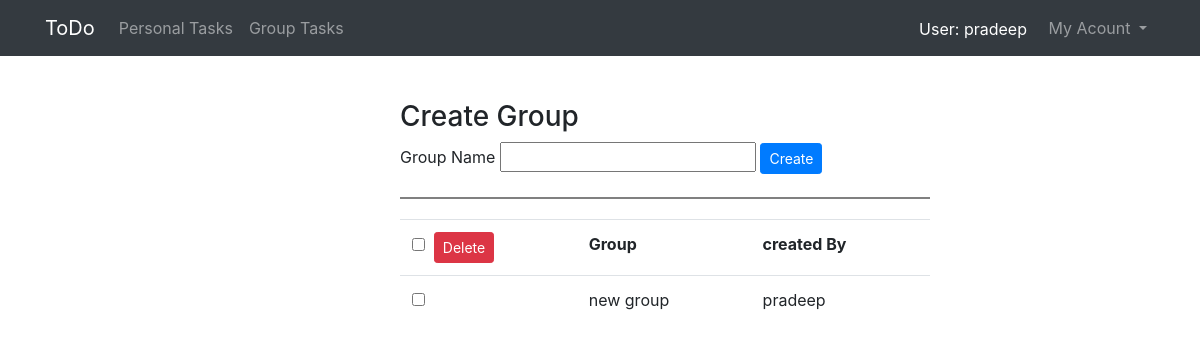
/createGroup/ (signed in), run on an earlier commit of the app's database.
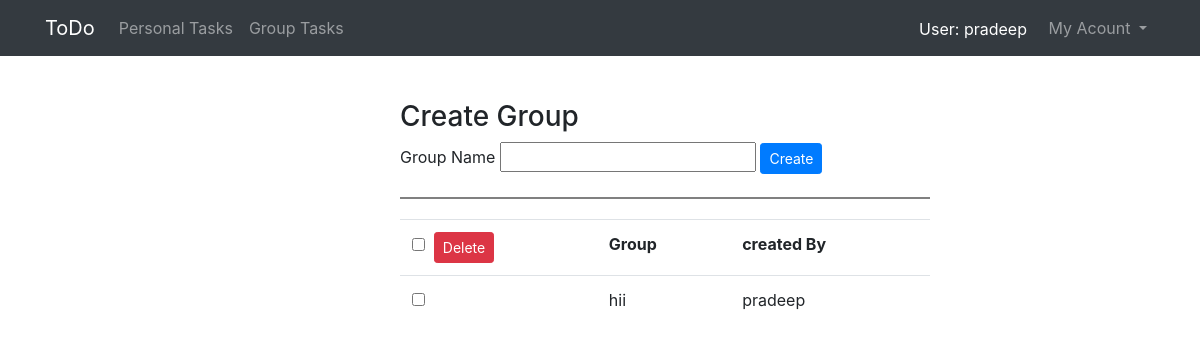
And on a later commit of the database.
### todoapp/models.py (models this page shows)
class GroupModel(models.Model):
	grpid = models.CharField(max_length = 60)
	member =  models.ForeignKey(User,on_delete=models.CASCADE,null=True)
	group =  models.CharField(max_length=60)
	created_by = models.CharField(max_length = 60)

### todoapp/views.py (the view, shortened to what this page needs)
# urls.py: path('createGroup/',v1.createGroupview),
@login_required
def createGroupview(request):
    grpdata_member=GroupModel.objects.filter(member=request.user)
    mylist_data=ToDoModel.objects.filter(user=request.user,status='todo',flagTask='no')
    task_flag_update(request.user)
    return render(request,'todoapp/createGroup.html',
            {'current_user':request.user ,'grpdata_member':grpdata_member,'data':mylist_data})

### todoapp/supporting_python.py (called while the page is built)
def task_flag_update(user):
    mylist_data = ToDoModel.objects.filter(user=user,status='todo',flagTask='no')
    current_date=str(datetime.now().date())+datetime.now().strftime("%H:%M")
    for task in mylist_data:
        tasktime=str(task.date)+task.time.strftime("%H:%M")
        if current_date == tasktime:
            task.flagTask = 'yes'
            task.save()

### template/todoapp/createGroup.html (shortened to what this page needs)
<!DOCTYPE html>
{% extends "todoapp/base2.html" %}
{% block body_block %}
	<div class="create_group">
    <h3>Create Group</h3>
  <form method="post" action="/createGroup/">
    <label>Group Name</label>
    <input type="text" name="group" required>
    <input type="submit" value="Create" class="btn btn-primary btn-sm">
  </form>
  <div class="bottom_border_style"></div>
  <div>
    {% if grpdata_member %}
    <form action="/deleteGroups/" method="post">
    <table class="table ">
        <tr>
          <th >
                <input type="checkbox" id="selecttodo" onclick="selectAll(this,document.getElementsByClassName('flag_group'))"><span style="padding-left:5px;">
                  <input type="submit" name="submit" class="btn btn-danger btn-sm" value="Delete">
                </span>
              </th>
          <th >Group</th>
          <th >created By</th>
        </tr>
      {% for data in grpdata_member %}
        <tr>
          <td><input type="checkbox" class="flag_group"  name="group=={{data.grpid}}">
          <td class="group">
          {{data.group}}
          </td>
          <td class="admins" >
            {{data.created_by}}
          </td>
        </tr>
      {% endfor %}
    </table>
     </form>
     {%endif%}
	</div>
{%endblock%}

What changed in the data, as far as the page shows it:
removed GroupModel: group "new group", created_by "pradeep"
added GroupModel: group "hii", created_by "pradeep"
